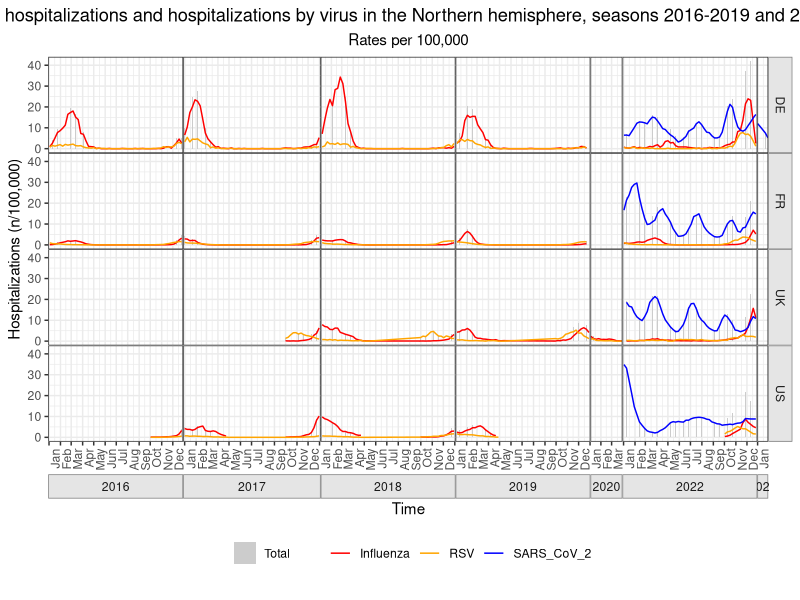

Reproduce this figure in R. (Note: this script raises an error after producing the figure.)
library(tidyverse)
library(lubridate)

data <- read.csv(file='data/merged_data/merged_data2.csv')

# Overall hospitalization by virus (Influenza, RSV, COVID-19) for the NH and SH 
# (complete time series for full time period: 2016 - 2023)
# Design: line graph
# X-axis: 2016 - 2023 with a second x-axis label that identifies the seasons


# !!!! NOTE TO SELF: THIS CODE NEEDS SERIOUS UPDATING

data$start_date <- as.Date(data$start_date)

date_breaks <- data$start_date
epi <- data$week

breaks_mo <- seq(min(data$start_date), max(data$start_date), by="4 months")


x <- data |> filter(age_group == "ALL") |>
        mutate(hsp_x = ifelse(is.na(hsp_rate_flu)==TRUE, 0, hsp_rate_flu)+
                       ifelse(is.na(hsp_rate_rsv)==TRUE, 0, hsp_rate_rsv)+
                       ifelse(is.na(hsp_rate_covid19)==TRUE, 0, hsp_rate_covid19))





Figure_1_NH <- x |> filter(hemisphere=='NH', age_group=="ALL", data_source!="FluNet - Sentinel") |> 
     filter(country!="UK" | year!=2020 | week<15) |> 
     ggplot()+
     geom_col(mapping=aes(start_date, hsp_x, fill='Total'))+
     geom_line(mapping = aes(start_date, hsp_rate_flu, color="Influenza")) +
     geom_line(mapping = aes(start_date, hsp_rate_rsv, color="RSV")) +
     geom_line(mapping=aes(start_date,hsp_rate_covid19, color='SARS_CoV_2')) +
     scale_color_manual("", 
                           breaks = c('Influenza','RSV','SARS_CoV_2', 'Total'),
                           values = c("Influenza"="red", "RSV"="orange",'SARS_CoV_2'='blue'))+
scale_fill_manual('',breaks=c('Total'),values=c('Total'='grey80')) +
     scale_x_date(date_labels="%b", date_breaks="month", expand=c(0.01,0)) +
     facet_grid(country ~ year(start_date), space="free_x", scales="free_x", switch="x") +
     theme_bw() +
     theme(strip.placement = "outside",
           strip.background = element_rect(fill="grey90", color="grey50"),
           panel.spacing=unit(0,"cm"))+
     theme(axis.text.x = element_text(
          angle = 90,
          vjust = 1.2,
          hjust = 1
     ), 
     plot.title=element_text(hjust=0.5),
     plot.subtitle = element_text(hjust=0.5))+
     theme(legend.position = 'bottom')+
     labs(title="Total hospitalizations and hospitalizations by virus in the Northern hemisphere, seasons 2016-2019 and 2022-23",
          subtitle="Rates per 100,000", x="Time", y="Hospitalizations (n/100,000)", caption="")

Figure_1_NH

Figure_1_SH <- x |> filter(hemisphere=='SH', age_group=="ALL") |> 
     filter(data_source!="AUS DOH") |> 
        ggplot()+
        geom_col(mapping=aes(start_date, hsp_x, ""), alpha=0.3)+
        geom_line(mapping = aes(start_date, hsp_rate_flu, color="Influenza")) +
        geom_line(mapping = aes(start_date, hsp_rate_rsv, color="RSV")) +
        geom_line(mapping=aes(start_date,hsp_rate_covid19, color='SARS_CoV_2')) +
        scale_color_manual("", 
                           breaks = c('Influenza','RSV','SARS_CoV_2', 'Total'),
                           values = c("Influenza"="red", "RSV"="orange",'SARS_CoV_2'='blue'))+
     scale_x_date(date_labels="%b", date_breaks="month", expand=c(0.01,0)) +
     facet_grid(country ~ year(start_date), space="free_x", scales="free_x", switch="x") +
     theme_bw() +
     theme(strip.placement = "outside",
           strip.background = element_rect(fill="grey90", color="grey50"),
           panel.spacing=unit(0,"cm"))+
     theme(axis.text.x = element_text(
          angle = 90,
          vjust = 1.2,
          hjust = 1
     ), 
     plot.title=element_text(hjust=0.5),
     plot.subtitle = element_text(hjust=0.5))+
     theme(legend.position = 'bottom')+
     labs(title="Total hospitalizations and hospitalizations by virus in the Southern hemisphere, seasons 2016-2019 and 2022-23",
          subtitle="Rates per 100,000", x="Time", y="Hospitalizations (n/100,000)", caption="")

Figure_1_SH

Figure_1_Both <- x |> filter(age_group=="ALL") |> 
     filter(data_source!="AUS DOH", data_source!="FluNet - Sentinel") |> 
     filter(country!="UK" | year!=2020 | week<15) |> 
        ggplot()+
        geom_col(mapping=aes(start_date, hsp_x), alpha=0.3)+
        geom_line(mapping = aes(start_date, hsp_rate_flu, color="Influenza")) +
        geom_line(mapping = aes(start_date, hsp_rate_rsv, color="RSV")) +
        geom_line(mapping=aes(start_date,hsp_rate_covid19, color='SARS_CoV_2')) +
        scale_color_manual("", 
                           breaks = c('Influenza','RSV','SARS_CoV_2', 'Total'),
                           values = c("Influenza"="red", "RSV"="orange",'SARS_CoV_2'='blue'))+
     scale_x_date(date_labels="%b", date_breaks="month", expand=c(0.01,0)) +
     facet_grid(country ~ year(start_date), space="free_x", scales="free_x", switch="x") +
     theme_bw() +
     theme(strip.placement = "outside",
           strip.background = element_rect(fill="grey90", color="grey50"),
           panel.spacing=unit(0,"cm"))+
     theme(axis.text.x = element_text(
          angle = 90,
          vjust = 1.2,
          hjust = 1
     ), 
     plot.title=element_text(hjust=0.5),
     plot.subtitle = element_text(hjust=0.5))+
     scale_y_sqrt()+
     theme(legend.position = 'bottom')+
     labs(title="Total hospitalizations and hospitalizations by virus in countries of Northern and Southern hemisphere, seasons 2016-2019 and 2022-23",
          subtitle="Rates per 100,000", x="Time", y="Hospitalizations (n/100,000)", caption="")

Figure_1_Both


ggsave(
        'output/Fig 01 - Hospitalization rates per 100k/Figure_1_NH_20220126.png',
        Figure_1_NH,
        width=16,
        height=9
)


ggsave(
        'output/Fig 01 - Hospitalization rates per 100k/Figure_1_SH_20220126.png',
        Figure_1_SH,
        width=16,
        height=9
)

ggsave(
        'output/Fig 01 - Hospitalization rates per 100k/Figure_1_Both_20220126.png',
        Figure_1_Both,
        width=16,
        height=9
)
